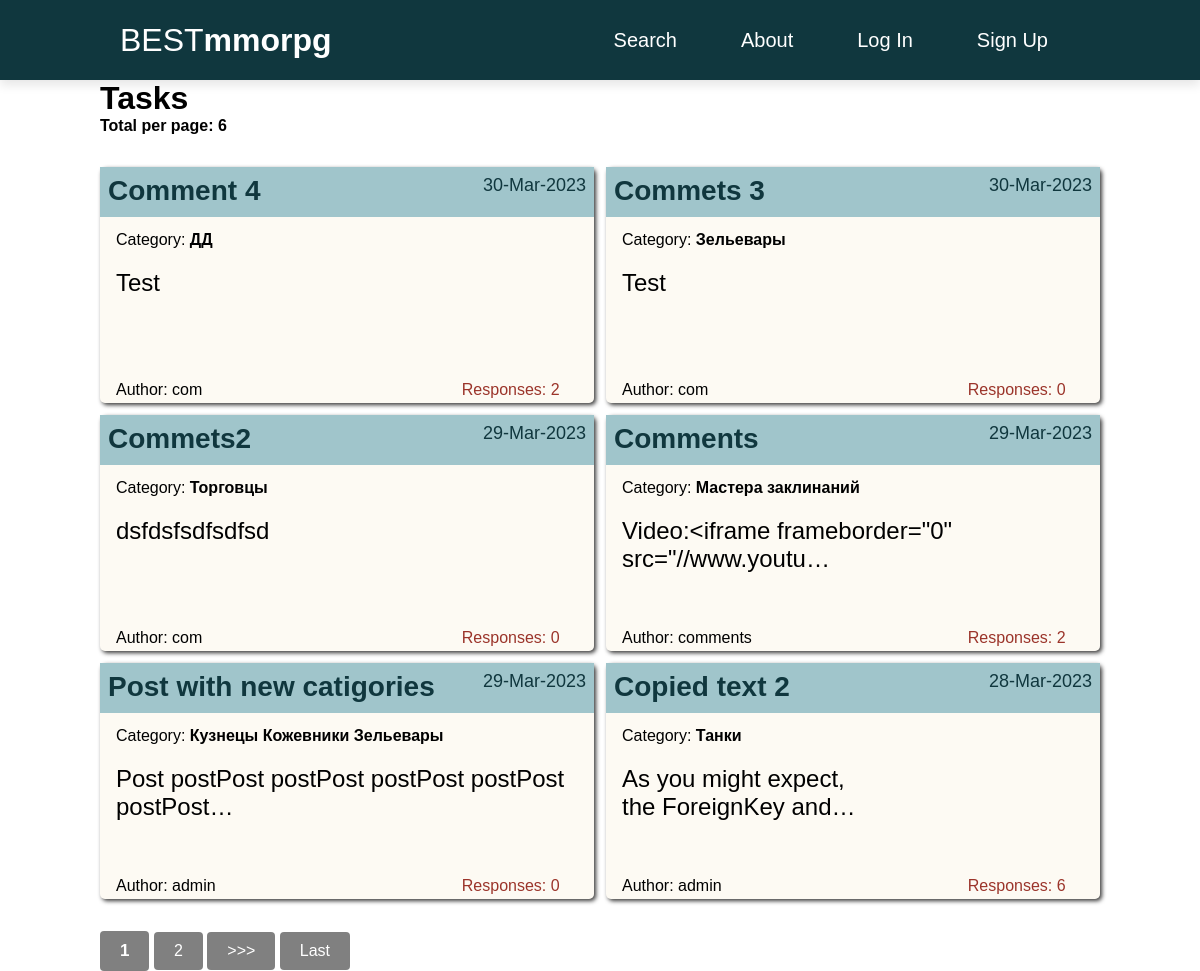
Before: / with the older database file.
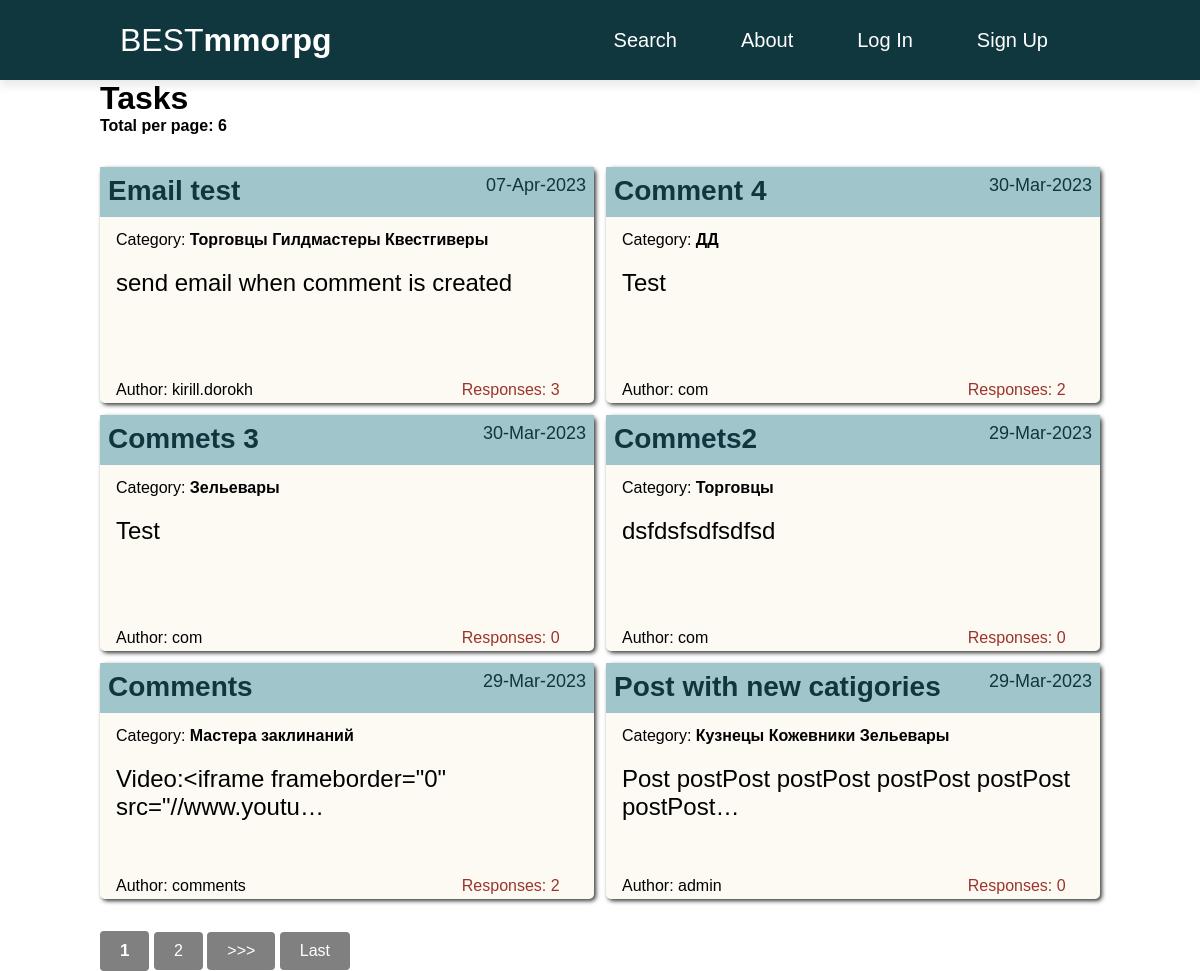
After: the same page with the newer database file.
### posts/models.py (models this page shows, shortened)
class Post(models.Model):
    author = models.ForeignKey(CustomUser, on_delete=models.CASCADE)
    title = models.CharField(max_length=255)
    body = SummernoteTextField()
    post_time = models.DateTimeField(auto_now_add=True)
    category = models.ManyToManyField(Category)
    def get_absolute_url(self):
        return reverse('post_detail', args=[str(self.id)])

class Category(models.Model):
    name = models.CharField(max_length=255, unique=True)
    def __str__(self):
        return self.name

### accounts/models.py (models this page shows)
class CustomUser(AbstractUser):
    def get_absolute_url(self):
        return reverse('profile', args=[str(self.id)])

### posts/views.py (the view)
# urls.py: path('', PostListView.as_view(), name='home'),
class PostListView(ListView):
    model = Post
    ordering = '-post_time'
    context_object_name = 'posts'
    template_name = 'posts/home.html'
    paginate_by = 6

### posts/templatetags/custom_filters.py (called while the page is built)
@register.filter
def hide_forbidden(value):
    words = value.split()
    result = []
    forbidden_words = ['fuck', 'fucked', 'fucking', 'nigger', 'niggers', 'whore', 'whores', 'slut', 'sluts',
                       'bitch', 'freak', 'douchebag', 'faggot', 'homo', 'prick', 'dick', 'cunt', 'pussy']
    for word in words:
        if word in forbidden_words:
            result.append(word[0] + "*"*(len(word)-2) + word[-1])
        else:
            result.append(word)
    return " ".join(result)

### posts/templatetags/custom_tags.py (called while the page is built)
@register.simple_tag(takes_context=True)
def url_replace(context, **kwargs):
    d = context['request'].GET.copy()
    for k, v in kwargs.items():
        d[k] = v
    return d.urlencode()        # кодируем параметры в формат, который может быть указан в строке браузера

### templates/posts/home.html (shortened to what this page needs)
{% extends 'base.html' %}
{% load custom_filters %}
{% load custom_tags %}
{% block content %}
    <h1>Tasks</h1>
    <h4>Total per page: {{ posts|length }} </h4>
    {% if posts %}
        <div class="posts">
            {% for post in posts %}
                <a href="{{ post.get_absolute_url }}">
                    <div class="post-entry">
                        <h2 class="post-title">{{ post.title | hide_forbidden}}</h2>
                        <div class="post-time"><p>{{ post.post_time | date:'d-M-Y'}}</p></div>
                        <p class="post-category">Category: <span>{% for category in post.category.all %} {{ category }}{% endfor %}</span></p>
                        {% with truncated_body=post.body|striptags|safe|truncatechars:50 %}
                            <div class="post-text"><p>{{ truncated_body }}</p></div>
                        {% endwith %}
                        <p class="post-author">Author: {{ post.author }}</p>
                        <div class="post-footer">
                            <p>Responses: {{ post.comments.count }}</p>
                        </div>
                    </div>
                </a>
            {% endfor %}
        </div>
        <div class="pagin">
        {% if is_paginated %}
            {% for num in page_obj.paginator.page_range %}
                {% if page_obj.number == num %}
                    <a class="button"><span>{{ num }}</span></a>
                {% elif num > page_obj.number|add:'-2' and num < page_obj.number|add:'2' %}
                    <a class="button" href="?{% url_replace page=num %}">{{ num }}</a>
                {% endif %}
            {% endfor %}
            {% if page_obj.has_next %}
                <a class="button" href="?{% url_replace page=page_obj.next_page_number  %}">>>></a>
                <a class="button" href="?{% url_replace page=page_obj.paginator.num_pages %}">Last</a>
            {% endif %}
        {% endif %}
        </div>
    {% else %}
        <h3>No Tasks</h3>
    {% endif %}
{% endblock content %}

Changed rows visible on the page:
no longer on this page (row unchanged): Post: title|hide_forbidden "Copied text 2", post_time "28-Mar-2023", post "As you might expect, the ForeignKey and…", author "admin", comments.count "6"
no longer on this page (row unchanged): Category: name "Танки", shown under "Copied text 2"
added Post: title|hide_forbidden "Email test", post_time "07-Apr-2023", body "send email when comment is created", author "kirill.dorokh", comments.count "3", Category (name "Торговцы")
now on this page (row unchanged): Category: name "Гилдмастеры", shown under "Email test"
now on this page (row unchanged): Category: name "Квестгиверы", shown under "Email test"
